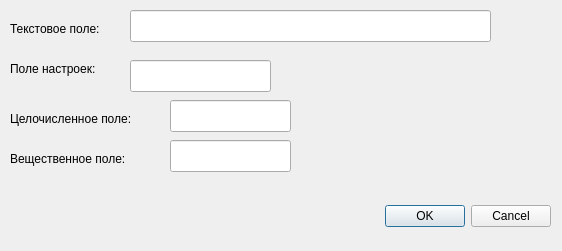
<?xml version="1.0" encoding="UTF-8"?>
<ui version="4.0">
 <class>RecordsDialog</class>
 <widget class="QDialog" name="RecordsDialog">
  <property name="geometry">
   <rect>
    <x>0</x>
    <y>0</y>
    <width>562</width>
    <height>251</height>
   </rect>
  </property>
  <property name="windowTitle">
   <string>Запись</string>
  </property>
  <widget class="QDialogButtonBox" name="buttonBox">
   <property name="geometry">
    <rect>
     <x>210</x>
     <y>200</y>
     <width>341</width>
     <height>32</height>
    </rect>
   </property>
   <property name="orientation">
    <enum>Qt::Horizontal</enum>
   </property>
   <property name="standardButtons">
    <set>QDialogButtonBox::Cancel|QDialogButtonBox::Ok</set>
   </property>
  </widget>
  <widget class="QLabel" name="label">
   <property name="geometry">
    <rect>
     <x>10</x>
     <y>20</y>
     <width>111</width>
     <height>18</height>
    </rect>
   </property>
   <property name="text">
    <string>Текстовое поле:</string>
   </property>
  </widget>
  <widget class="QLineEdit" name="m_textField">
   <property name="geometry">
    <rect>
     <x>130</x>
     <y>10</y>
     <width>361</width>
     <height>32</height>
    </rect>
   </property>
  </widget>
  <widget class="QLabel" name="label_2">
   <property name="geometry">
    <rect>
     <x>10</x>
     <y>60</y>
     <width>101</width>
     <height>18</height>
    </rect>
   </property>
   <property name="text">
    <string>Поле настроек:</string>
   </property>
  </widget>
  <widget class="QLineEdit" name="m_flagField">
   <property name="geometry">
    <rect>
     <x>130</x>
     <y>60</y>
     <width>141</width>
     <height>32</height>
    </rect>
   </property>
  </widget>
  <widget class="QLabel" name="label_3">
   <property name="geometry">
    <rect>
     <x>10</x>
     <y>110</y>
     <width>141</width>
     <height>18</height>
    </rect>
   </property>
   <property name="text">
    <string>&lt;html&gt;&lt;head/&gt;&lt;body&gt;&lt;p&gt;Целочисленное поле:&lt;/p&gt;&lt;/body&gt;&lt;/html&gt;</string>
   </property>
  </widget>
  <widget class="QLineEdit" name="m_intEdit">
   <property name="geometry">
    <rect>
     <x>170</x>
     <y>100</y>
     <width>121</width>
     <height>32</height>
    </rect>
   </property>
  </widget>
  <widget class="QLabel" name="label_4">
   <property name="geometry">
    <rect>
     <x>10</x>
     <y>150</y>
     <width>141</width>
     <height>18</height>
    </rect>
   </property>
   <property name="text">
    <string>Вещественное поле:</string>
   </property>
  </widget>
  <widget class="QLineEdit" name="m_realField">
   <property name="geometry">
    <rect>
     <x>170</x>
     <y>140</y>
     <width>121</width>
     <height>32</height>
    </rect>
   </property>
  </widget>
 </widget>
 <resources/>
 <connections>
  <connection>
   <sender>buttonBox</sender>
   <signal>accepted()</signal>
   <receiver>RecordsDialog</receiver>
   <slot>accept()</slot>
   <hints>
    <hint type="sourcelabel">
     <x>248</x>
     <y>254</y>
    </hint>
    <hint type="destinationlabel">
     <x>157</x>
     <y>274</y>
    </hint>
   </hints>
  </connection>
  <connection>
   <sender>buttonBox</sender>
   <signal>rejected()</signal>
   <receiver>RecordsDialog</receiver>
   <slot>reject()</slot>
   <hints>
    <hint type="sourcelabel">
     <x>316</x>
     <y>260</y>
    </hint>
    <hint type="destinationlabel">
     <x>286</x>
     <y>274</y>
    </hint>
   </hints>
  </connection>
 </connections>
</ui>
